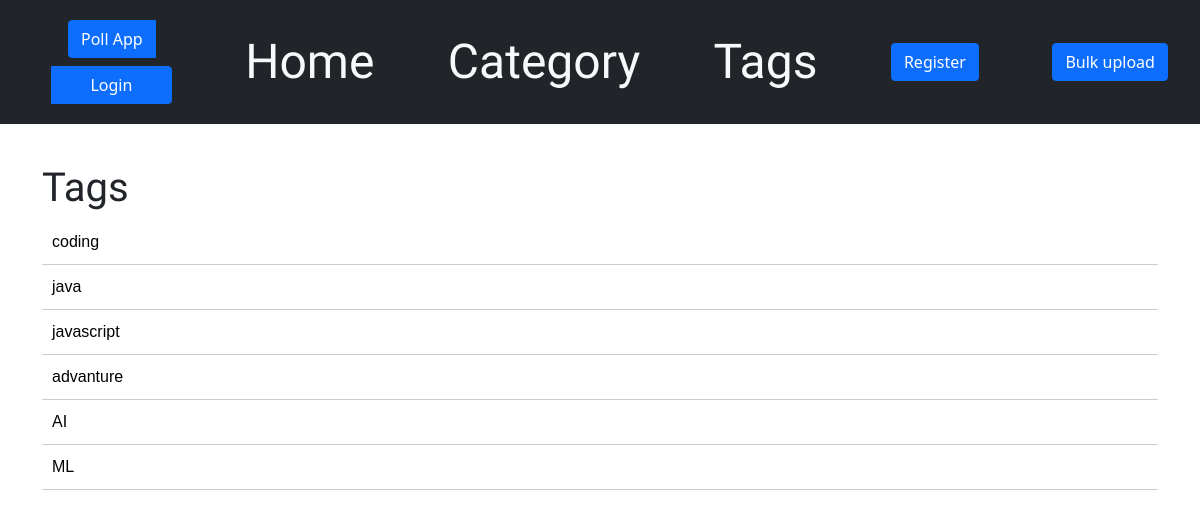
Before: /post/tag with the older database file.
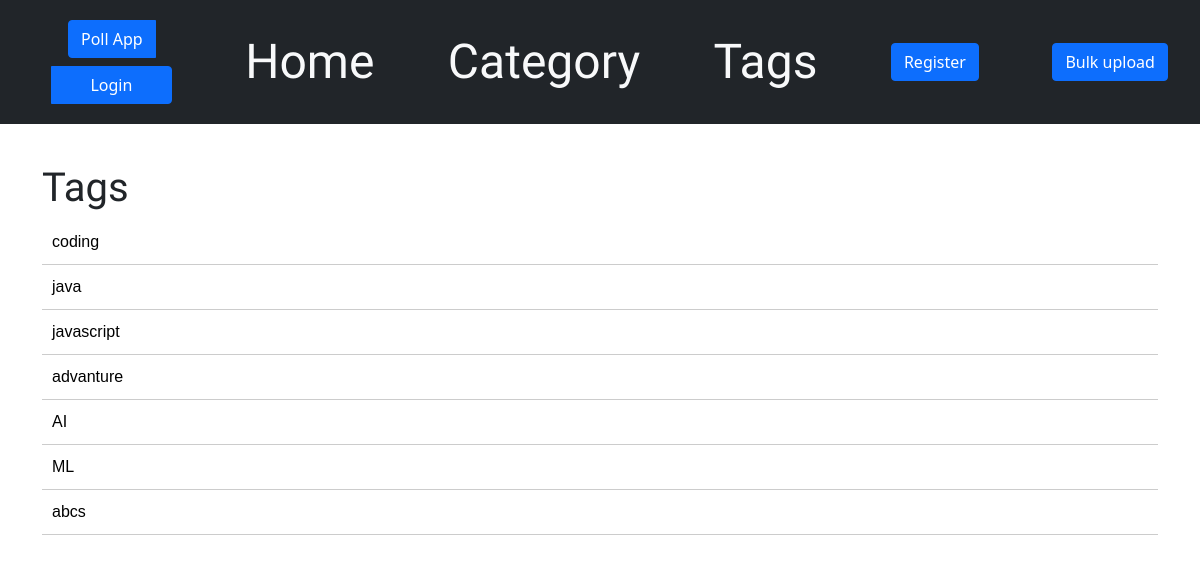
After: the same page with the newer database file.
### blog/models.py (models this page shows, shortened)
class Tag(models.Model):
    name = models.CharField(max_length=50, unique=True,null=True)
    description = models.TextField(max_length=120,default="Hii this is the discription")

### blog/views.py (the view)
# urls.py: path('post/tag', views.tag_list, name='Tag_list'),
def tag_list(request):
    tags = Tag.objects.all()
    return render(request, 'blog/tag_list.html', {'tags':tags})

### blog/templates/blog/tag_list.html
{% extends 'blog/base.html' %}
{% block content %}
<h1>Tags</h1>
<div class="catContainer">
    {% for tag in tags %}
    <a class="text-decoration-none text-black" href="{% url 'blog:Tag_post' tag_slug=tag.name %}">
        <p>
            {{tag.name}}
        </p>
    </a>
    {% endfor %}
</div>
{% endblock %}

### blog/templates/blog/base.html (shortened to what this page needs)
{% load static %}
{% load google_translate %}
<!DOCTYPE html>
<html>
<head>
    <link rel="stylesheet" href="https://cdn.jsdelivr.net/npm/bootstrap@5.1.3/dist/css/bootstrap.min.css"
>
    <link rel="stylesheet" href="{% static 'css/blog.css' %}">
</head>
<body class="top-0">
    <header class="page-header bg-dark text-light  ">
        <div class="container d-flex justify-content-between align-items-center">
            <div class="btn-group d-flex flex-column">
                <a id="link1" class="btn btn-primary mx-3  mb-2" href="{% url 'polls:index' %}">Poll App</a>
                {% if user.is_authenticated %}
                <a class="btn btn-primary" href="{% url 'blog:logout' %}">Logout</a>
                {% else %}
                <a class="btn btn-primary" href="{% url 'blog:login' %}?next={{request.path}}">Login</a>
                {% endif %}
            </div>
            <div class="d-flex  flex-row  align-items-center">
                <h1 class="h3 mb-0" id="blogHome" ><a class="text-light text-decoration-none" href="{% url 'blog:post_list' %}">Home</a></h1></div>
                <h1 class="h3 mb-0"><a class="text-light text-decoration-none"
                        href="{% url 'blog:Cat_list' %}">Category</a></h1>
                <h1 class="h3 mb-0"><a class="text-light text-decoration-none" href="{% url 'blog:Tag_list' %}">Tags</a>
                </h1>
                {% if user.is_authenticated %}
                <h1 class="h3 mb-0"><a class="text-light text-decoration-none"
                        href="{% url 'blog:user_detail' username=user.username %}">Profile</a></h1>
                {% else %}
                <a class="btn btn-primary" href="{% url 'blog:register' %}">Register</a>
                {% endif %}
                <a class="btn btn-primary" href="{% url 'blog:bulk_post_upload' %}">Bulk upload</a>
            </div>
    </header>
    <main class="content container">
        <div class="row">
            <div class="col">
                {% block content %}
                {% endblock %}
            </div>
        </div>
    </main>
    <footer class="mb-5 p-5">
    </footer>
</body>
</html>

### blog/static/css/blog.css (style rules this page uses)
.page-header { background-color: #C25100; margin-top: 0; margin-bottom: 40px; padding: 20px 20px 20px 40px; }
.page-header h1, .page-header h1 a, .page-header h1 a:visited, .page-header h1 a:active { color: #ffffff; font-size: 36pt; text-decoration: none; }
h1, h2, h3, h4 { font-family: 'Lobster', cursive; }
.catContainer { list-style-type: none; padding: 0; margin: 0; font-family: Arial, sans-serif; }
.catContainer p { padding: 10px; margin: 0; border-bottom: 1px solid #ccc; transition: background-color 0.3s; }

Changed rows visible on the page:
added Tag: name "abcs"
